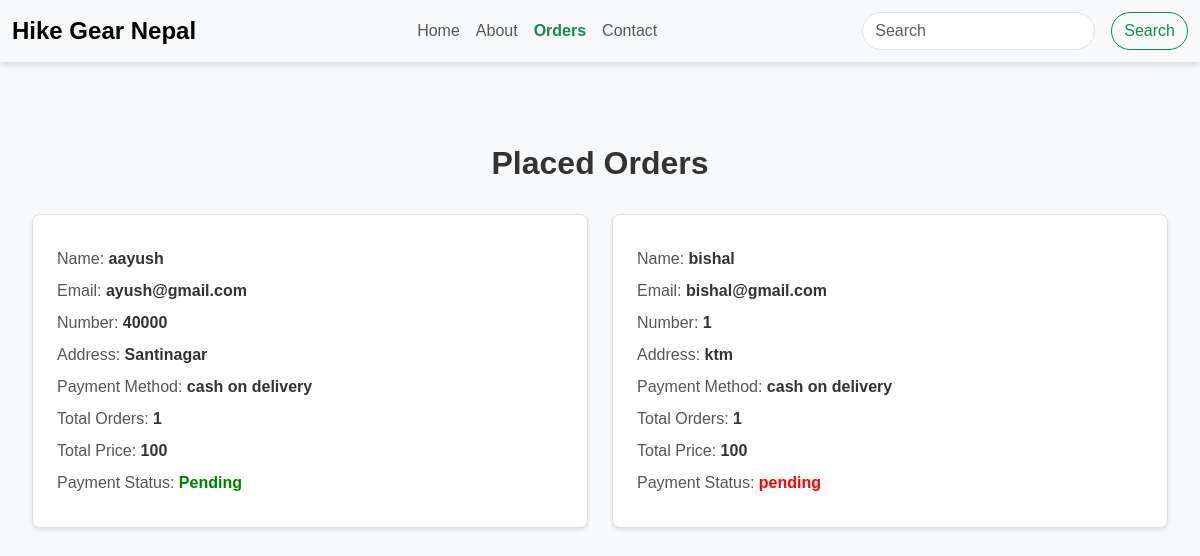
Page /order.php (signed in) on the committed database.
### tables this page shows
CREATE TABLE `orders` (
  `id` int(11) NOT NULL,
  `user_id` int(11) NOT NULL,
  `name` varchar(20) NOT NULL,
  `number` varchar(15) DEFAULT NULL,
  `email` varchar(20) NOT NULL,
  `method` varchar(20) NOT NULL,
  `address` varchar(20) NOT NULL,
  `total_products` int(11) NOT NULL,
  `total_price` int(11) NOT NULL,
  `payment_status` varchar(50) NOT NULL DEFAULT 'pending'
);

### order.php (the view, shortened to what this page needs)
<?php
include 'include/connect.php';
$user_id = $_SESSION['user_id'];
$query = "SELECT * FROM `orders` WHERE user_id='$user_id'";
$result = mysqli_query($conn, $query);
?>
<!DOCTYPE html>
<html lang="en">
<head>
    <link rel="stylesheet" href="https://unpkg.com/swiper@8/swiper-bundle.min.css" />
    <link rel="stylesheet" href="https://cdnjs.cloudflare.com/ajax/libs/font-awesome/6.1.1/css/all.min.css">
    <link href="https://cdn.jsdelivr.net/npm/bootstrap@5.3.0-alpha1/dist/css/bootstrap.min.css" rel="stylesheet">
</head>
<body>
    <nav class="navbar navbar-expand-lg navbar-light bg-light fixed-top">
        <div class="container-fluid">
            <a class="navbar-brand" href="index.php">Hike Gear Nepal</a>
            <div class="collapse navbar-collapse justify-content-center align-items-center" id="navbarNav">
                <ul class="navbar-nav nav ms-">
                    <li class="nav-item">
                        <a class="nav-link " aria-current="page" href="index.php">Home</a>
                    </li>
                    <li class="nav-item">
                        <a class="nav-link " href="about.php">About</a>
                    </li>
                    <li class="nav-item">
                        <a class="nav-link active" href="order.php">Orders</a>
                    </li>
                    <li class="nav-item">
                        <a class="nav-link" href="contact.php">Contact</a>
                    </li>
                </ul>
            </div>
            <form class="d-flex" action="search_page.php" method="post">
                <input class="form-control me-2 search-input" type="search" name="search_box" placeholder="Search" aria-label="Search" maxlength="100" required>
                <button class="btn btn-outline-success btn-search" type="submit" name="search_btn">Search</button>
            </form>
        </div>
    </nav>
    <section class="orders">
        <h1 class="heading">Placed Orders</h1>
        <div class="box-container">
            <?php
            if ($result && mysqli_num_rows($result) > 0) {
                while ($row = mysqli_fetch_assoc($result)) {
            ?>
                    <div class="box">
                        <p>Name: <span><?= htmlspecialchars($row['name']); ?></span></p>
                        <p>Email: <span><?= htmlspecialchars($row['email']); ?></span></p>
                        <p>Number: <span><?= htmlspecialchars($row['number']); ?></span></p>
                        <p>Address: <span><?= htmlspecialchars($row['address']); ?></span></p>
                        <p>Payment Method: <span><?= htmlspecialchars($row['method']); ?></span></p>
                        <p>Total Orders: <span><?= htmlspecialchars($row['total_products']); ?></span></p>
                        <p>Total Price: <span><?= htmlspecialchars($row['total_price']); ?></span></p>
                        <p>Payment Status: <span style="color: <?= $row['payment_status'] === 'pending' ? 'red' : 'green'; ?>;">
                                <?= htmlspecialchars($row['payment_status']); ?></span></p>
                    </div>
            <?php
                }
            } else {
                echo "<script type='text/javascript'>
                alert('No orders placed.');
                window.location.href='index.php';
                </script>";
            }
            ?>
        </div>
    </section>
</body>
</html>

### order.php (style rules this page uses)
body { margin: 0; font-family: Arial, sans-serif; background-color: #f8f9fa; }
.navbar { box-shadow: 0 4px 6px rgba(0, 0, 0, 0.1); }
.navbar-brand { font-weight: bold; font-size: 1.5rem; }
.nav-link.active { font-weight: bold; color: #198754 !important; }
.orders { padding: 4rem 1rem; max-width: 1200px; margin: 5rem auto 0; }
.orders .heading { text-align: center; font-size: 2rem; font-weight: bold; color: #333; margin-bottom: 2rem; }
.box-container { display: grid; grid-template-columns: repeat(auto-fit, minmax(300px, 1fr)); gap: 1.5rem; padding: 0 1rem; }
.box { background-color: #fff; border: 1px solid #e0e0e0; border-radius: 8px; padding: 1.5rem; box-shadow: 0 2px 4px rgba(0, 0, 0, 0.1); transition: transform 0.3s ease, box-shadow 0.3s ease; }
.box p { margin: 0.5rem 0; font-size: 1rem; color: #555; }
.box p span { font-weight: bold; color: #333; }
.box p span[style*="color: red"] { color: red !important; }
.box p span[style*="color: green"] { color: green !important; }
.d-flex { gap: 0.5rem; }
.search-input { max-width: 300px; border-radius: 20px; }
.btn-search { border-radius: 20px; }

### rows in the picture
orders: name "aayush", email "ayush@gmail.com", number "40000", address "Santinagar", method "cash on delivery", total_products "1", total_price "100", payment_status "Pending"
orders: name "bishal", email "bishal@gmail.com", number "1", address "ktm", method "cash on delivery", total_products "1", total_price "100", payment_status "pending"
